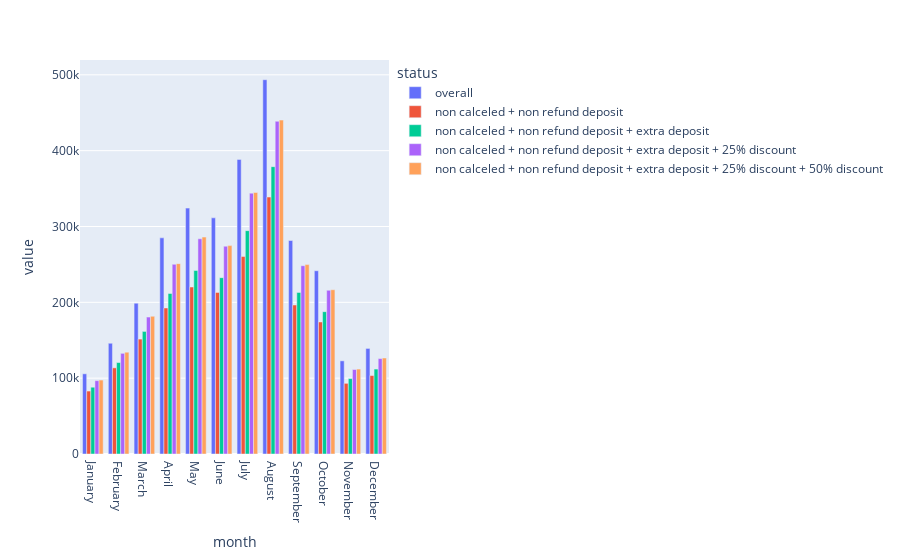

Notebook cell for this chart:
### Code cell
# srednia cena za dany miesiąc za noc od osoby
cena_za_miesiac = data_df.groupby(['arrival_date_month'])['adr'].mean().reset_index()
cena_za_miesiac.columns = ['month', 'price']
cena_za_miesiac = sort_month(cena_za_miesiac, 'month')
# cena_za_miesiac
# uzyskany przychód w przypadku gdy nikt nie odwola rezerwacji
liczba_gosci = sym_df['arrival_date_month'].value_counts().reset_index()
liczba_gosci.columns=['month','no of guests']
liczba_gosci = sort_month(liczba_gosci,'month')
# liczba_gosci
final = cena_za_miesiac.merge(liczba_gosci,on='month')
final.columns=['month','cena za miesiąc', 'liczba zajetych pokoi']
final["cena_calkowita"] = final['cena za miesiąc'] * final['liczba zajetych pokoi']
final["status"]  = "overall"
# final
# podział danych na odwołane i nieodwołalne rezerwacje
odwolane = sym_df[sym_df['wartości przewidziane'] == 1]
nieodwolane = sym_df[sym_df['wartości przewidziane'] == 0]
# uzyskany przychód w przypadku gdy wszyscy przewidziani odwołają
liczba_gosci = nieodwolane['arrival_date_month'].value_counts().reset_index()
liczba_gosci.columns=['month','liczba zajetych pokoi']
liczba_gosci = sort_month(liczba_gosci,'month')
# liczba_gosci
final_nieodwolane = cena_za_miesiac.merge(liczba_gosci,on='month')
final_nieodwolane.columns=['month','cena za miesiąc', 'liczba zajetych pokoi']
final_nieodwolane["cena_calkowita"] = final_nieodwolane['cena za miesiąc'] * final_nieodwolane['liczba zajetych pokoi']
final_nieodwolane["status"]  = "non calceled"
# final_nieodwolane
# goście którzy odwołują ale zapłacili bezzwrotną zaliczkę 30%
odwolane_z_depozytem = odwolane[odwolane['deposit_type'] == 'Non Refund']
# odwolane_z_depozytem
cena_za_miesiac['price'] = cena_za_miesiac['price']*0.3
# cena_za_miesiac
liczba_gosci = odwolane_z_depozytem['arrival_date_month'].value_counts().reset_index()
liczba_gosci.columns=['month','liczba zajetych pokoi']
liczba_gosci = sort_month(liczba_gosci,'month')
# liczba_gosci
final_odwolane = cena_za_miesiac.merge(liczba_gosci,on='month')
final_odwolane.columns=['month','cena za miesiąc', 'liczba zajetych pokoi']
final_odwolane["cena_calkowita"] = final_odwolane['cena za miesiąc'] * final_odwolane['liczba zajetych pokoi']
final_odwolane["status"]  = "non calceled"
# final_odwolane
# dodaje tych z zaliczką bezzwrotną do tych który nie odwołają
z_zaliczka = final_odwolane[['month','cena_calkowita']]

z_zaliczka = z_zaliczka.merge(final_nieodwolane[['month','cena_calkowita']], on='month')
z_zaliczka['cena_calkowita'] = z_zaliczka['cena_calkowita_x'] + z_zaliczka['cena_calkowita_y']
z_zaliczka_new = z_zaliczka[['month','cena_calkowita']]
z_zaliczka_new["status"]  = "non calceled + non refund deposit"
# z_zaliczka_new
porownanie_1 = pd.concat([final[['month','cena_calkowita','status']], (z_zaliczka_new[['month','cena_calkowita','status']])])
# porowniae_1
#załózmy ze do wszystkich pozostalych dodajmemy zaliczke
sym_1 = odwolane
# sym_1
liczba_gosci = sym_1['arrival_date_month'].value_counts().reset_index()
liczba_gosci.columns=['month','liczba zajetych pokoi']
liczba_gosci = sort_month(liczba_gosci,'month')
# liczba_gosci
final_sym1 = cena_za_miesiac.merge(liczba_gosci,on='month')
final_sym1.columns=['month','cena za miesiąc', 'liczba zajetych pokoi']
final_sym1["cena_calkowita"] = final_sym1['cena za miesiąc'] * final_sym1['liczba zajetych pokoi']
final_sym1["status"]  = "extra depisit"
# final_sym1
# dodaje do wszystkich nieodwołanych zaliczke bezzwrotną od wszystkich odwołanych
wymagana_zaliczka = final_sym1[['month','cena_calkowita']]
wymagana_zaliczka = wymagana_zaliczka.merge(final_nieodwolane[['month','cena_calkowita']], on='month')
wymagana_zaliczka['cena_calkowita'] = wymagana_zaliczka['cena_calkowita_x'] + wymagana_zaliczka['cena_calkowita_y']
wymagana_zaliczka_new = wymagana_zaliczka[['month','cena_calkowita']]
wymagana_zaliczka_new["status"]  = "non calceled + non refund deposit + extra deposit"
# wymagana_zaliczka_new
porownanie_2 = pd.concat([porownanie_1[['month','cena_calkowita','status']], wymagana_zaliczka_new[['month','cena_calkowita','status']]])
# porownanie_2
# ci którzy odwołali na wiecej niż 14 dni przed przyjazdem
odwolane_dlugi_lead_lime = odwolane[odwolane['lead_time'] >= 14]
# odwolane_dlugi_lead_lime
# na zwolnione miejsca robimy zniżke 25%
cena_za_miesiac = data_df.groupby(['arrival_date_month'])['adr'].mean().reset_index()
cena_za_miesiac.columns = ['month', 'price']
cena_za_miesiac = sort_month(cena_za_miesiac, 'month')
cena_za_miesiac['price'] = cena_za_miesiac['price']*0.75
# cena_za_miesiac
# załóżmy ze tylko połowa poki została zarezerwowana
liczba_gosci = odwolane_dlugi_lead_lime['arrival_date_month'].value_counts().reset_index()
liczba_gosci.columns=['month','liczba zajetych pokoi']
liczba_gosci = sort_month(liczba_gosci,'month')
liczba_gosci['liczba zajetych pokoi'] = liczba_gosci['liczba zajetych pokoi']*0.50
# liczba_gosci
final_sym2 = cena_za_miesiac.merge(liczba_gosci,on='month')
final_sym2.columns=['month','cena za miesiąc', 'liczba zajetych pokoi']
final_sym2["cena_calkowita"] = final_sym2['cena za miesiąc'] * final_sym2['liczba zajetych pokoi']
final_sym2["status"]  = "25% discount"
# final_sym2
znizka_25 = final_sym2[['month','cena_calkowita']]
znizka_25 = znizka_25.merge(wymagana_zaliczka_new[['month','cena_calkowita']], on='month')
znizka_25['cena_calkowita'] = znizka_25['cena_calkowita_x'] + znizka_25['cena_calkowita_y']
znizka_25_new = znizka_25[['month','cena_calkowita']]
znizka_25_new["status"]  = "non calceled + non refund deposit + extra deposit + 25% discount"
# znizka_25_new
porownanie_3 = pd.concat([porownanie_2[['month','cena_calkowita','status']], znizka_25_new[['month','cena_calkowita','status']]])
# porownanie_3
# ci którzy odwolali na mniej niz 14 przed przyjazdem
odwolane_krotki_lead_lime = odwolane[odwolane['lead_time'] < 14]
# odwolane_krotki_lead_lime
# na zwolnione miejsca robimy znizke 50%
cena_za_miesiac = data_df.groupby(['arrival_date_month'])['adr'].mean().reset_index()
cena_za_miesiac.columns = ['month', 'price']
cena_za_miesiac = sort_month(cena_za_miesiac, 'month')
cena_za_miesiac['price'] = cena_za_miesiac['price']*0.50
# cena_za_miesiac
# zalozmy ze tylko polowa pokoi została zarezerwowana
liczba_gosci = odwolane_krotki_lead_lime['arrival_date_month'].value_counts().reset_index()
liczba_gosci.columns=['month','liczba zajetych pokoi']
liczba_gosci = sort_month(liczba_gosci,'month')
liczba_gosci['liczba zajetych pokoi'] = liczba_gosci['liczba zajetych pokoi']*0.50
# liczba_gosci
final_sym3 = cena_za_miesiac.merge(liczba_gosci,on='month')
final_sym3.columns=['month','cena za miesiąc', 'liczba zajetych pokoi']
final_sym3["cena_calkowita"] = final_sym2['cena za miesiąc'] * final_sym3['liczba zajetych pokoi']
final_sym3["status"]  = "50% discount"
# final_sym3

znizka_50 = final_sym3[['month','cena_calkowita']]
znizka_50 = znizka_50.merge(znizka_25_new[['month','cena_calkowita']], on='month')
znizka_50['cena_calkowita'] = znizka_50['cena_calkowita_x'] + znizka_50['cena_calkowita_y']
znizka_50_new = znizka_50[['month','cena_calkowita']]
znizka_50_new["status"]  = "non calceled + non refund deposit + extra deposit + 25% discount + 50% discount"
# f3_new

porownanie_4 = pd.concat([porownanie_3[['month','cena_calkowita','status']], znizka_50_new[['month','cena_calkowita','status']]])
porownanie_4.to_csv("symulacja_4.csv")

px.bar(porownanie_4, x = 'month', y = ['cena_calkowita'], color='status', barmode='group')

### Figure 1 — Plotly figure (JSON) as saved in the notebook; plotly's stock layout.template omitted (floating-point values rounded to 4 significant figures)
{"data": [{"alignmentgroup": "True", "hovertemplate": "status=overall<br>month=%{x}<br>value=%{y}<extra></extra>", "legendgroup": "overall", "marker": {"color": "#636efa", "pattern": {"shape": ""}}, "name": "overall", "offsetgroup": "overall", "orientation": "v", "showlegend": true, "textposition": "auto", "type": "bar", "x": ["January", "February", "March", "April", "May", "June", "July", "August", "September", "October", "November", "December"], "xaxis": "x", "y": [105700.0, 146000.0, 198900.0, 285000.0, 324200.0, 311400.0, 388500.0, 493600.0, 281500.0, 241700.0, 122900.0, 139200.0], "yaxis": "y"}, {"alignmentgroup": "True", "hovertemplate": "status=non calceled + non refund deposit<br>month=%{x}<br>value=%{y}<extra></extra>", "legendgroup": "non calceled + non refund deposit", "marker": {"color": "#EF553B", "pattern": {"shape": ""}}, "name": "non calceled + non refund deposit", "offsetgroup": "non calceled + non refund deposit", "orientation": "v", "showlegend": true, "textposition": "auto", "type": "bar", "x": ["January", "February", "March", "April", "May", "June", "July", "August", "September", "October", "November", "December"], "xaxis": "x", "y": [83010.0, 113600.0, 151500.0, 192500.0, 220200.0, 213100.0, 260400.0, 338800.0, 196500.0, 174100.0, 93180.0, 103400.0], "yaxis": "y"}, {"alignmentgroup": "True", "hovertemplate": "status=non calceled + non refund deposit + extra deposit<br>month=%{x}<br>value=%{y}<extra></extra>", "legendgroup": "non calceled + non refund deposit + extra deposit", "marker": {"color": "#00cc96", "pattern": {"shape": ""}}, "name": "non calceled + non refund deposit + extra deposit", "offsetgroup": "non calceled + non refund deposit + extra deposit", "orientation": "v", "showlegend": true, "textposition": "auto", "type": "bar", "x": ["January", "February", "March", "April", "May", "June", "July", "August", "September", "October", "November", "December"], "xaxis": "x", "y": [88040.0, 120600.0, 161600.0, 211700.0, 241900.0, 232500.0, 294500.0, 378900.0, 213100.0, 187700.0, 99460.0, 112000.0], "yaxis": "y"}, {"alignmentgroup": "True", "hovertemplate": "status=non calceled + non refund deposit + extra deposit + 25% discount<br>month=%{x}<br>value=%{y}<extra></extra>", "legendgroup": "non calceled + non refund deposit + extra deposit + 25% discount", "marker": {"color": "#ab63fa", "pattern": {"shape": ""}}, "name": "non calceled + non refund deposit + extra deposit + 25% discount", "offsetgroup": "non calceled + non refund deposit + extra deposit + 25% discount", "orientation": "v", "showlegend": true, "textposition": "auto", "type": "bar", "x": ["January", "February", "March", "April", "May", "June", "July", "August", "September", "October", "November", "December"], "xaxis": "x", "y": [96710.0, 132700.0, 180500.0, 250100.0, 283800.0, 274000.0, 344000.0, 438700.0, 248300.0, 215900.0, 111400.0, 125800.0], "yaxis": "y"}, {"alignmentgroup": "True", "hovertemplate": "status=non calceled + non refund deposit + extra deposit + 25% discount + 50% discount<br>month=%{x}<br>value=%{y}<extra></extra>", "legendgroup": "non calceled + non refund deposit + extra deposit + 25% discount + 50% discount", "marker": {"color": "#FFA15A", "pattern": {"shape": ""}}, "name": "non calceled + non refund deposit + extra deposit + 25% discount + 50% discount", "offsetgroup": "non calceled + non refund deposit + extra deposit + 25% discount + 50% discount", "orientation": "v", "showlegend": true, "textposition": "auto", "type": "bar", "x": ["January", "February", "March", "April", "May", "June", "July", "August", "September", "October", "November", "December"], "xaxis": "x", "y": [97530.0, 134200.0, 181600.0, 251000.0, 286000.0, 274800.0, 344800.0, 440300.0, 249800.0, 216600.0, 112000.0, 126600.0], "yaxis": "y"}], "layout": {"barmode": "group", "legend": {"title": {"text": "status"}, "tracegroupgap": 0}, "margin": {"t": 60}, "xaxis": {"anchor": "y", "domain": [0, 1], "title": {"text": "month"}}, "yaxis": {"anchor": "x", "domain": [0, 1], "title": {"text": "value"}}}}
